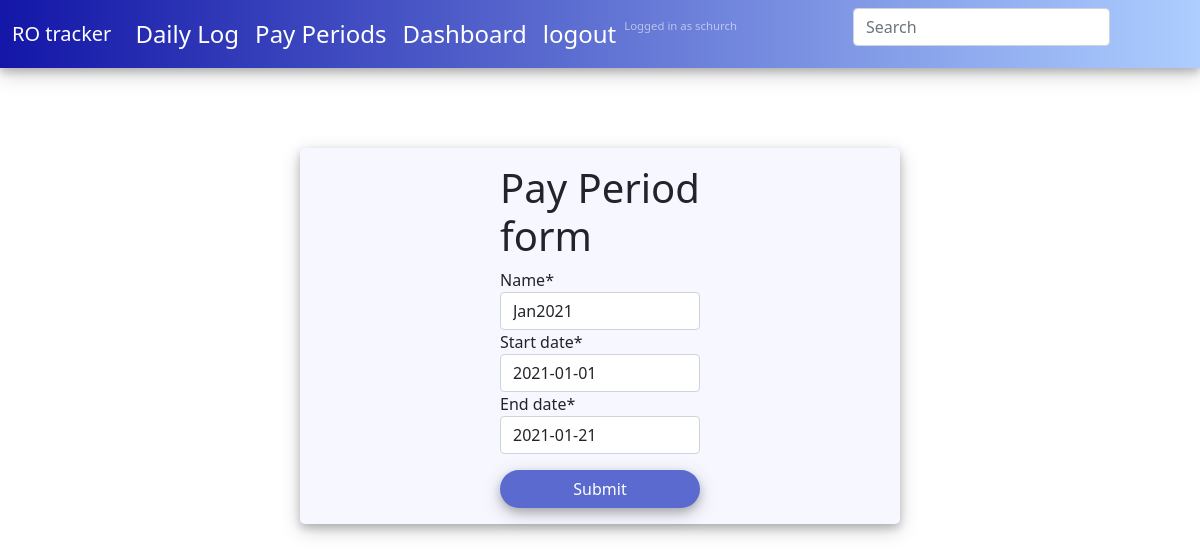
The app's page /payperiod/update/1/ (signed in) with its own data.
### RO_log/models.py (models this page shows, shortened)
class PayPeriod(models.Model):
    name = models.CharField(max_length=200,unique=True)
    user = models.ForeignKey(User,on_delete = models.CASCADE,null=True)
    start_date = models.DateField()
    end_date = models.DateField()

### RO_log/views.py (the view)
# urls.py: path('payperiod/update/<int:pk>/',views.PayPeriodUpdate.as_view(),name='payperiod-update'),
class PayPeriodUpdate(LoginRequiredMixin,UpdateView):
    model = PayPeriod
    fields = ['name','start_date','end_date']

### RO_log/templates/RO_log/payperiod_form.html (shortened to what this page needs)
<!DOCTYPE html>
{% extends 'RO_log/Base.html' %}
{% load crispy_forms_tags %}
{% block content %}
<div class="Roform">
  <div class="d-flex justify-content-center">
      <div class="col-4">
        <form method="POST" class="post-form">
          <h1>Pay Period form</h1>
          {{form|crispy}}
          <div class="d-grid gap-2 mt-3">
            <button type="submit" class="btn rounded-pill">Submit</button>
          </div>
        </form>
      </div>
  </div>
</div>
{% endblock %}

### RO_log/templates/RO_log/Base.html (shortened to what this page needs)
<!DOCTYPE html>
{% load static %}
<html lang="en" dir="ltr">
  <head>
    <link href="https://cdn.jsdelivr.net/npm/bootstrap@5.0.0-beta1/dist/css/bootstrap.min.css" rel="stylesheet">
<link rel="stylesheet" href="https://cdn.jsdelivr.net/npm/bootstrap-icons@1.3.0/font/bootstrap-icons.css">
<link rel="stylesheet" href="{% static 'RO_log/main.css' %}">
  </head>
<body>
  {% block navblock %}
<div class="navigation">
    <nav class="navbar navbar-expand-lg navbar-dark fs-4">
      <div class="container-fluid">
        <a class="navbar-brand" href="#">RO tracker</a>
        <div class="collapse navbar-collapse" id="navbarNavAltMarkup">
          <div class="navbar-nav">
            <a class="nav-link active" href="{% url 'RO_log:archive_day' %}">Daily Log</a>
            <a class="nav-link active" href="{% url 'RO_log:payperiod-list' %}">Pay Periods</a>
            <a class="nav-link active" href="{% url 'RO_log:dashboard' %}">Dashboard</a>
            <a class="nav-link active" href="{% url 'RO_log:logout' %}">logout</a>
            <span class="navbar-text">
              <small>Logged in as {{request.user.username}}</small>
            </span>
            <form class="d-flex ms-3 h-50" action="{% url 'RO_log:report' %}" method="get">
              <input id='nav-search' class="form-control me-2" type="search" name="q"placeholder="Search" aria-label="Search">
            </form>
          </div>
        </div>
      </div>
    </nav>
</div>
{% endblock %}
{% block content %}
{% endblock %}
  </body>
</html>

### RO_log/static/RO_log/main.css (style rules this page uses)
.Roform { width: 50%; margin-top:5rem; margin-left: 25%; margin-right: 25%; padding-top: 1rem; padding-bottom: 1rem; background-color: #0000ff08; border-radius: .3rem; box-shadow:0 4px 8px 0 rgba(0, 0, 0, 0.2), 0 6px 20px 0 rgba(0, 0, 0, 0.19); }
.navigation { background-image: linear-gradient(to left, rgb(0 102 255 / 32%), rgb(19 22 167)); box-shadow:0 4px 8px 0 rgba(0, 0, 0, 0.2), 0 6px 20px 0 rgba(0, 0, 0, 0.19); }
#nav-search { margin-left: 100px; }
.btn { background-color: #5a6acf; color:white; box-shadow:0 4px 8px 0 rgba(0, 0, 0, 0.2), 0 6px 20px 0 rgba(0, 0, 0, 0.19); }
.navbar-text { font-size: small; color: red; }

### records on screen
PayPeriod: name "Jan2021", start_date "2021-01-01", end_date "2021-01-21"

### other values on screen
{{ request.user.username }} "schurch"
